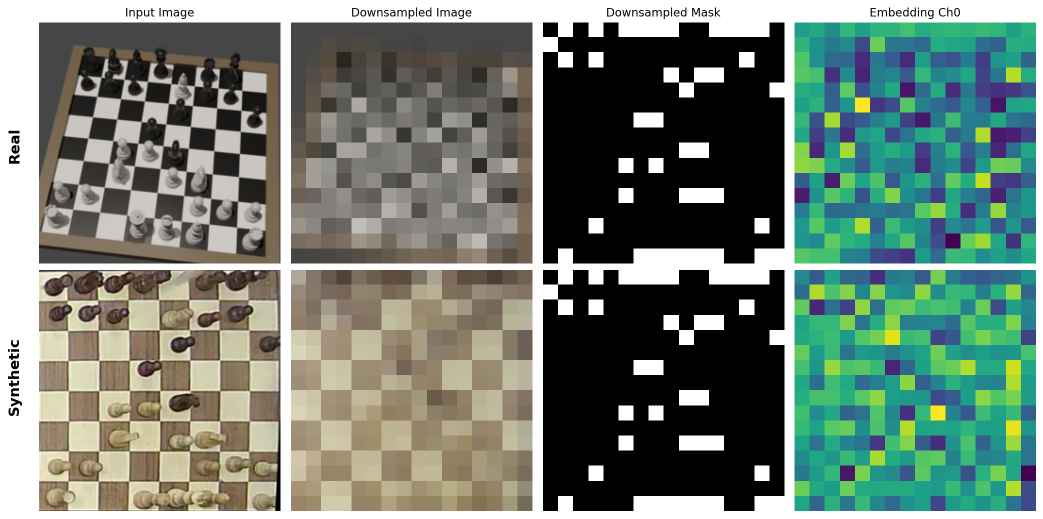
#> input picture scripts/embedding_comparison.png, 2086 x 1037 px (shown at 1/2 size); its folder holds only this picture in this run
$ python crop_board.py --image embedding_comparison.png --dir .
#> lines starting #> are read from the running program, lines starting #| are printed output that depends on the picture
import cv2
import os
import argparse
import glob

# ==========================================
# Cropping calibration parameters
# ==========================================
# Adjust these values until the red rectangle (in preview mode)
# perfectly aligns with the chessboard area only (without frame or background).

CROP_Y_START = 65   # Top boundary
CROP_Y_END   = 735  # Bottom boundary

CROP_X_START = 75   # Left boundary
CROP_X_END   = 725  # Right boundary
# ==========================================

def process_single_image(image_path, output_dir=None, preview_mode=False):
    """
    Process a single image:
    - In preview mode: draw a red rectangle for calibration.
    - In action mode: crop the image according to the defined boundaries.
    """
#> called with image_path = 'embedding_comparison.png', preview_mode = False
    if not os.path.exists(image_path):
        print(f"Error: File not found at {image_path}")
        return

    # Load image
    img = cv2.imread(image_path)
#> img is the input picture: shape (1037, 2086, 3); mean B, G, R 116.7, 128, 113.1
    if img is None:
        print(f"Error: Failed to load image {image_path}")
        return

    # === Preview mode: draw red rectangle only ===
    if preview_mode:
        cv2.rectangle(
            img,
            (CROP_X_START, CROP_Y_START),
            (CROP_X_END, CROP_Y_END),
            (0, 0, 255),  # Red color in BGR
            2
        )

        preview_name = "preview_calibration.png"
        cv2.imwrite(preview_name, img)
        print(f"Preview mode: saved calibration image to '{preview_name}'")
        print("Verify the red box alignment and adjust crop values if needed.")
        return

    # === Action mode: perform actual cropping ===
    cropped_img = img[CROP_Y_START:CROP_Y_END, CROP_X_START:CROP_X_END]
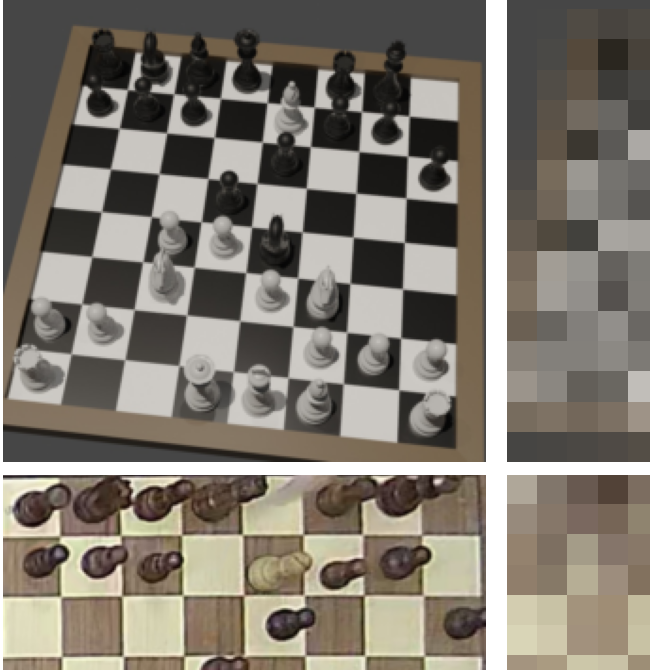
#> cropped_img: shape (670, 650, 3); mean B, G, R 111.4, 121.2, 127.6

    # Determine save path
    if output_dir:
        os.makedirs(output_dir, exist_ok=True)
        filename = os.path.basename(image_path)
        save_path = os.path.join(output_dir, filename)
    else:
        # Overwrite original image
        save_path = image_path

    cv2.imwrite(save_path, cropped_img)
    print(
        f"Cropped and saved: {save_path} "
        f"(New size: {cropped_img.shape[1]}x{cropped_img.shape[0]})"
    )
#| Cropped and saved: embedding_comparison.png (New size: 650x670)

def main():
    parser = argparse.ArgumentParser(description="Crop chessboard area from images.")

    parser.add_argument("--image", type=str, help="Path to a single image")
    parser.add_argument("--dir", type=str, help="Path to a directory of images")
    parser.add_argument("--output_dir", type=str, help="Optional output directory")
    parser.add_argument(
        "--preview",
        action="store_true",
        help="Preview crop area by drawing a red rectangle (no cropping)"
    )

    args = parser.parse_args()

    if args.image:
        process_single_image(args.image, args.output_dir, args.preview)

    elif args.dir:
        if not os.path.isdir(args.dir):
            print(f"Error: Directory {args.dir} not found")
            return

        images = glob.glob(os.path.join(args.dir, "*.png"))
        print(f"Found {len(images)} images. Processing...")

        for img_path in images:
            process_single_image(img_path, args.output_dir, args.preview)
    else:
        print("Usage: python crop_board.py --image <path> [--preview]")

if __name__ == "__main__":
    main()

$ run again, on data_for_use/pgn_data/game10/images/frame_000668.jpg
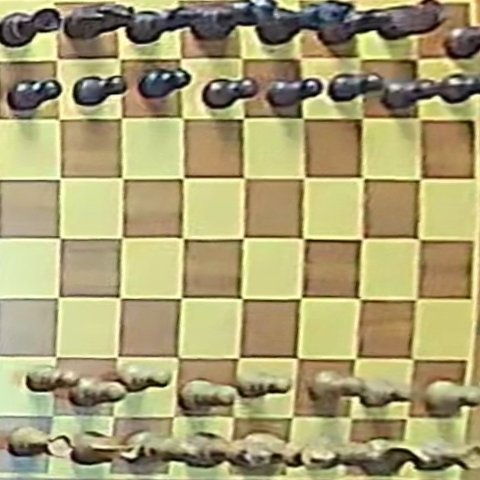
#> input picture data_for_use/pgn_data/game10/images/frame_000668.jpg, 480 x 480 px
#> in process_single_image, img is the input picture: shape (480, 480, 3); mean B, G, R 115.6, 160.6, 169.3
#> in process_single_image, `cropped_img = img[CROP_Y_START:CROP_Y_END, CROP_X_START:CROP_X_END]`:
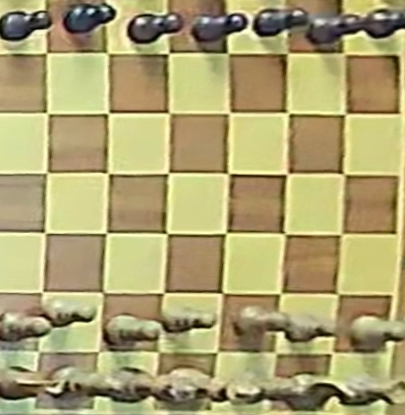
#> cropped_img: shape (415, 405, 3); mean B, G, R 113.3, 162.7, 173
#| Cropped and saved: ../data_for_use/pgn_data/game10/images/frame_000668.jpg (New size: 405x415)
